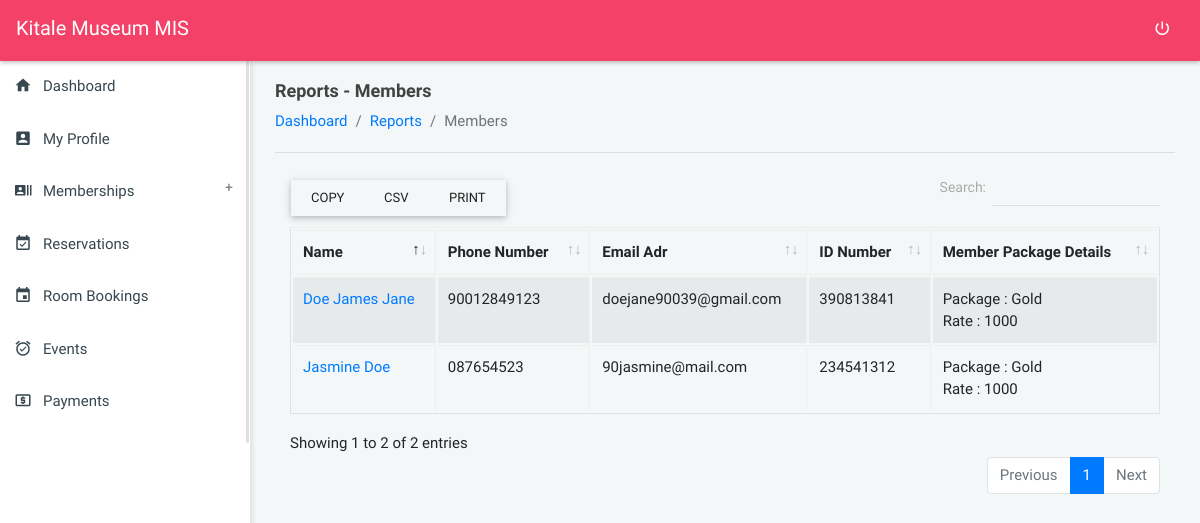
The app's page /modules_reports_members.php (signed in) with its own data.
### tables this page shows
CREATE TABLE `settings` (
  `id` int(20) NOT NULL,
  `name` longtext DEFAULT NULL,
  `tagline` longtext DEFAULT NULL,
  `logo` longtext DEFAULT NULL,
  `mailer_host` varchar(200) DEFAULT NULL,
  `mailer_username` varchar(200) DEFAULT NULL,
  `mailer_from_email` varchar(200) DEFAULT NULL,
  `mailer_password` varchar(200) DEFAULT NULL
);

CREATE TABLE `user_membership_package` (
  `user_membership_package_id` int(200) NOT NULL,
  `user_membership_package_user_id` varchar(200) DEFAULT NULL,
  `user_membership_package_package_id` varchar(200) DEFAULT NULL,
  `user_membership_package_payment_status` varchar(200) NOT NULL DEFAULT 'Pending'
);

CREATE TABLE `users` (
  `user_id` varchar(200) NOT NULL,
  `user_name` varchar(200) DEFAULT NULL,
  `user_phone` varchar(200) DEFAULT NULL,
  `user_idno` varchar(200) DEFAULT NULL,
  `user_email` varchar(200) DEFAULT NULL,
  `user_password` varchar(200) DEFAULT NULL,
  `user_profile_pic` varchar(200) DEFAULT NULL,
  `user_access_level` varchar(200) DEFAULT NULL,
  `user_created_on` varchar(200) DEFAULT NULL
);

CREATE TABLE `membership_packages` (
  `package_id` varchar(200) NOT NULL,
  `package_name` longtext DEFAULT NULL,
  `package_pricing` varchar(200) NOT NULL,
  `package_details` longblob DEFAULT NULL
);

### modules_reports_members.php (the view, shortened to what this page needs)
<?php
require_once('config/config.php');
require_once('partials/head.php');
?>
<body class="theme-red">
    <?php require_once('partials/navigation.php'); ?>
    <?php require_once('partials/sidebar.php'); ?>
    <section class="content">
        <div class="container-fluid">
            <div class="block-header">
                <div class="row">
                    <div class="col-lg-12 col-md-6 col-sm-7">
                        <h2>Reports - Members</h2>
                        <ul class="breadcrumb">
                            <li class="breadcrumb-item"><a href="dashboard">Dashboard</a></li>
                            <li class="breadcrumb-item"><a href="">Reports</a></li>
                            <li class="breadcrumb-item active">Members</li>
                        </ul>
                    </div>
                </div>
            </div>
            <hr>
            <div class="row clearfix">
                <div class="col-lg-12 col-md-12 col-sm-12">
                    <div class="table-responsive">
                        <table class="table table-bordered table-striped table-hover dataTable js-exportable">
                            <thead>
                                <tr>
                                    <th>Name</th>
                                    <th>Phone Number</th>
                                    <th>Email Adr</th>
                                    <th>ID Number</th>
                                    <th>Member Package Details</th>
                                </tr>
                            </thead>
                            <tbody>
                                <?php
                                $ret = "SELECT * FROM users u
                                INNER JOIN user_membership_package ump
                                ON ump.user_membership_package_user_id = u.user_id
                                INNER JOIN membership_packages mp ON mp.package_id = ump.user_membership_package_package_id
                                 WHERE user_access_level = 'Member'";
                                $stmt = $mysqli->prepare($ret);
                                $stmt->execute();
                                $res = $stmt->get_result();
                                while ($members = $res->fetch_object()) {
                                ?>
                                    <tr>
                                        <td>
                                            <a href="modules_memberships_member?view=<?php echo $members->user_id; ?>">
                                                <?php echo $members->user_name; ?>
                                            </a>
                                        </td>
                                        <td><?php echo $members->user_phone; ?></td>
                                        <td><?php echo $members->user_email; ?></td>
                                        <td><?php echo $members->user_idno; ?></td>
                                        <td>
                                            Package : <?php echo $members->package_name; ?><br>
                                            Rate : <?php echo $members->package_pricing; ?>
                                        </td>
                                    </tr>
                                <?php
                                } ?>
                            </tbody>
                        </table>
                    </div>
                </div>
            </div>
        </div>
    </section>
</body>
</html>

### partials/navigation.php (shortened to what this page needs)
<?php
$user_rank = $_SESSION['user_access_level'];
$ret = "SELECT * FROM settings";
$stmt = $mysqli->prepare($ret);
$stmt->execute();
$res = $stmt->get_result();
while ($sys = $res->fetch_object()) {
    if ($user_rank == 'Member') {
?>
        <nav class="navbar">
            <div class="col-12">
                <div class="navbar-header">
                    <a href="javascript:void(0);" class="bars"></a>
                    <a class="navbar-brand" href="home"><?php echo $sys->name; ?> MIS</a>
                </div>
                <ul class="nav navbar-nav navbar-right">
                    <li><a href="logout" class="mega-menu" data-close="true"><i class="zmdi zmdi-power"></i></a></li>
                </ul>
            </div>
        </nav>
    <?php
    } else {
    ?>
        <nav class="navbar">
            <div class="col-12">
                <div class="navbar-header">
                    <a class="navbar-brand" href="dashboard"><?php echo $sys->name; ?> MIS</a>
                </div>
                <ul class="nav navbar-nav navbar-right">
                    <li><a href="logout" class="mega-menu" data-close="true"><i class="zmdi zmdi-power"></i></a></li>
                </ul>
            </div>
        </nav>
<?php
    }
}
?>

### assets/css/all-themes.css (style rules this page uses)
.theme-red .bars, .theme-red .navbar-brand, .theme-red .navbar-brand:hover, .theme-red .navbar-brand:active, .theme-red .navbar-brand:focus, .theme-red .nav > li > a { color: #fff; }
.theme-red .nav > li > a:hover, .theme-red .nav > li > a:focus, .theme-red .nav .open > a, .theme-red .nav .open > a:hover, .theme-red .nav .open > a:focus .theme-red .sidebar .menu .list li.active, { background-color: transparent; }
.theme-purple .nav > li > a:hover, .theme-purple .nav > li > a:focus, .theme-purple .nav .open > a, .theme-purple .nav .open > a:hover, .theme-purple .nav .open > a:focus .theme-purple .sidebar .menu .list li.active, { background-color: transparent; }
.theme-deep-purple .nav > li > a:hover, .theme-deep-purple .nav > li > a:focus, .theme-deep-purple .nav .open > a, .theme-deep-purple .nav .open > a:hover, .theme-deep-purple .nav .open > a:focus .theme-deep-purple .sidebar .menu .list li.active, { background-color: transparent; }
.theme-blue .nav > li > a:hover, .theme-blue .nav > li > a:focus, .theme-blue .nav .open > a, .theme-blue .nav .open > a:hover, .theme-blue .nav .open > a:focus .theme-blue .sidebar .menu .list li.active, { background-color: transparent; }
.theme-cyan .nav > li > a:hover, .theme-cyan .nav > li > a:focus, .theme-cyan .nav .open > a, .theme-cyan .nav .open > a:hover, .theme-cyan .nav .open > a:focus .theme-cyan .sidebar .menu .list li.active, { background-color: transparent; }
.theme-blue-grey .nav > li > a:hover, .theme-blue-grey .nav > li > a:focus, .theme-blue-grey .nav .open > a, .theme-blue-grey .nav .open > a:hover, .theme-blue-grey .nav .open > a:focus .theme-blue-grey .sidebar .menu .list li.active, { background-color: transparent; }
.theme-black .nav > li > a:hover, .theme-black .nav > li > a:focus, .theme-black .nav .open > a, .theme-black .nav .open > a:hover, .theme-black .nav .open > a:focus .theme-black .sidebar .menu .list li.active, { background-color: transparent; }
.theme-green .nav > li > a:hover, .theme-green .nav > li > a:focus, .theme-green .nav .open > a, .theme-green .nav .open > a:hover, .theme-green .nav .open > a:focus .theme-green .sidebar .menu .list li.active, { background-color: transparent; }
.theme-orange .nav > li > a:hover, .theme-orange .nav > li > a:focus, .theme-orange .nav .open > a, .theme-orange .nav .open > a:hover, .theme-orange .nav .open > a:focus .theme-orange .sidebar .menu .list li.active, { background-color: transparent; }
.theme-blush .nav > li > a:hover, .theme-blush .nav > li > a:focus, .theme-blush .nav .open > a, .theme-blush .nav .open > a:hover, .theme-blush .nav .open > a:focus .theme-blush .sidebar .menu .list li.active, { background-color: transparent; }

### records on screen
settings: name "Kitale Museum"
user_membership_package: user_membership_package_user.user_name "Doe James Jane", user_membership_package_user.user_phone "90012849123", user_membership_package_user.user_email "doejane90039@gmail.com", user_membership_package_user.user_idno "390813841", user_membership_package_package.package_name "Gold", user_membership_package_package.package_pricing "1000"
user_membership_package: user_membership_package_user.user_name "Jasmine Doe", user_membership_package_user.user_phone "087654523", user_membership_package_user.user_email "90jasmine@mail.com", user_membership_package_user.user_idno "234541312", user_membership_package_package.package_name "Gold", user_membership_package_package.package_pricing "1000"
